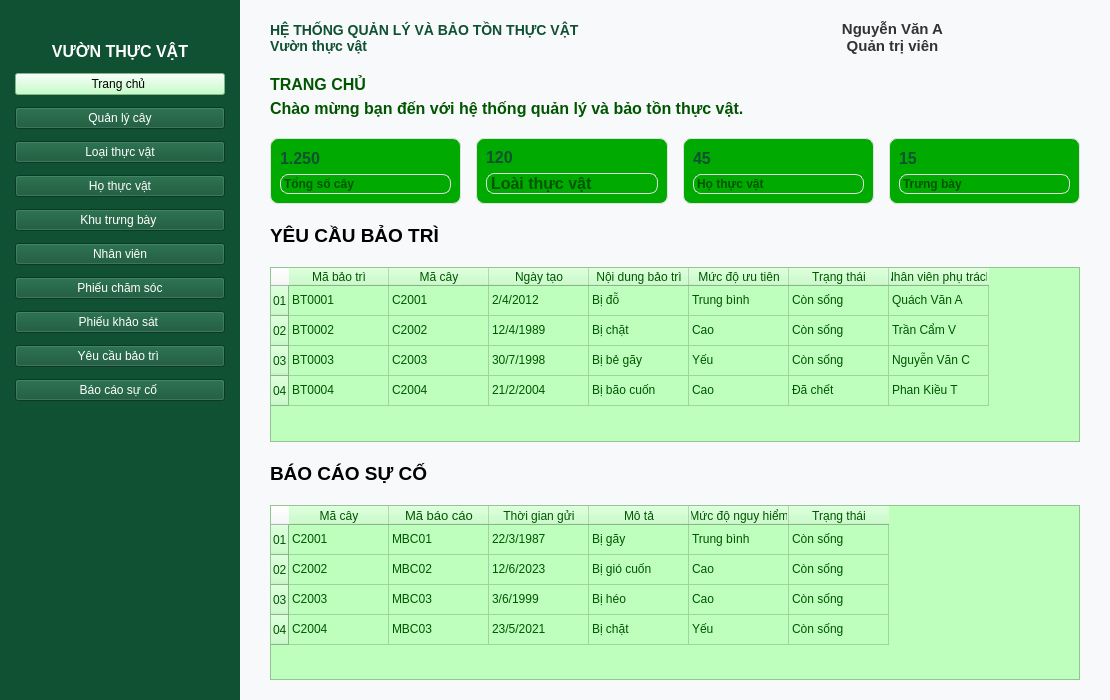
<?xml version="1.0" encoding="UTF-8"?>
<ui version="4.0">
 <class>MainWindow</class>
 <widget class="QMainWindow" name="MainWindow">
  <property name="geometry">
   <rect>
    <x>0</x>
    <y>0</y>
    <width>1110</width>
    <height>700</height>
   </rect>
  </property>
  <property name="windowTitle">
   <string>Hệ Thống Quản Lý Và Bảo Tồn Thực Vật</string>
  </property>
  <property name="styleSheet">
   <string notr="true">background-color: #F8F9FA; font-family: 'Segoe UI', Arial, sans-serif;</string>
  </property>
  <widget class="QWidget" name="centralwidget">
   <layout class="QHBoxLayout" name="mainLayout">
    <property name="spacing">
     <number>0</number>
    </property>
    <property name="leftMargin">
     <number>0</number>
    </property>
    <property name="topMargin">
     <number>0</number>
    </property>
    <property name="rightMargin">
     <number>0</number>
    </property>
    <property name="bottomMargin">
     <number>0</number>
    </property>
    <item>
     <widget class="QWidget" name="sidebar" native="true">
      <property name="minimumSize">
       <size>
        <width>240</width>
        <height>0</height>
       </size>
      </property>
      <property name="maximumSize">
       <size>
        <width>240</width>
        <height>16777215</height>
       </size>
      </property>
      <property name="styleSheet">
       <string notr="true">background-color: #0F5132; color: white;</string>
      </property>
      <layout class="QVBoxLayout" name="sidebarLayout" stretch="0,0,0,0,0,0,0,0,0,0,0,0,1">
       <property name="spacing">
        <number>12</number>
       </property>
       <property name="leftMargin">
        <number>15</number>
       </property>
       <property name="topMargin">
        <number>30</number>
       </property>
       <property name="rightMargin">
        <number>15</number>
       </property>
       <property name="bottomMargin">
        <number>30</number>
       </property>
       <item>
        <widget class="QFrame" name="frame">
         <property name="frameShape">
          <enum>QFrame::StyledPanel</enum>
         </property>
         <property name="frameShadow">
          <enum>QFrame::Raised</enum>
         </property>
        </widget>
       </item>
       <item>
        <widget class="QLabel" name="logoLabel">
         <property name="font">
          <font>
           <family>MS Shell Dlg 2</family>
           <pointsize>12</pointsize>
           <weight>75</weight>
           <italic>false</italic>
           <bold>true</bold>
          </font>
         </property>
         <property name="styleSheet">
          <string notr="true">color: rgb(255, 255, 255);
font: 12pt &quot;MS Shell Dlg 2&quot;;
font-weight: bold;</string>
         </property>
         <property name="text">
          <string>VƯỜN THỰC VẬT</string>
         </property>
         <property name="alignment">
          <set>Qt::AlignCenter</set>
         </property>
        </widget>
       </item>
       <item>
        <widget class="QPushButton" name="pushButton_10">
         <property name="styleSheet">
          <string notr="true">font: 11pt &quot;MS Shell Dlg 2&quot;;
color: rgb(0, 0, 0);
background-color: rgb(181, 255, 186);</string>
         </property>
         <property name="text">
          <string>Trang chủ </string>
         </property>
        </widget>
       </item>
       <item>
        <widget class="QPushButton" name="pushButton_2">
         <property name="styleSheet">
          <string notr="true">font: 11pt &quot;MS Shell Dlg 2&quot;;</string>
         </property>
         <property name="text">
          <string>Quản lý cây</string>
         </property>
        </widget>
       </item>
       <item>
        <widget class="QPushButton" name="pushButton_3">
         <property name="styleSheet">
          <string notr="true">font: 11pt &quot;MS Shell Dlg 2&quot;;</string>
         </property>
         <property name="text">
          <string>Loại thực vật</string>
         </property>
        </widget>
       </item>
       <item>
        <widget class="QPushButton" name="pushButton_4">
         <property name="styleSheet">
          <string notr="true">font: 11pt &quot;MS Shell Dlg 2&quot;;</string>
         </property>
         <property name="text">
          <string>Họ thực vật</string>
         </property>
        </widget>
       </item>
       <item>
        <widget class="QPushButton" name="pushButton_5">
         <property name="styleSheet">
          <string notr="true">font: 11pt &quot;MS Shell Dlg 2&quot;;</string>
         </property>
         <property name="text">
          <string>Khu trưng bày </string>
         </property>
        </widget>
       </item>
       <item>
        <widget class="QPushButton" name="pushButton_6">
         <property name="styleSheet">
          <string notr="true">font: 11pt &quot;MS Shell Dlg 2&quot;;</string>
         </property>
         <property name="text">
          <string>Nhân viên</string>
         </property>
        </widget>
       </item>
       <item>
        <widget class="QPushButton" name="pushButton">
         <property name="styleSheet">
          <string notr="true">font: 11pt &quot;MS Shell Dlg 2&quot;;</string>
         </property>
         <property name="text">
          <string>Phiếu chăm sóc</string>
         </property>
        </widget>
       </item>
       <item>
        <widget class="QPushButton" name="pushButton_7">
         <property name="styleSheet">
          <string notr="true">font: 11pt &quot;MS Shell Dlg 2&quot;;</string>
         </property>
         <property name="text">
          <string>Phiếu khảo sát </string>
         </property>
        </widget>
       </item>
       <item>
        <widget class="QPushButton" name="pushButton_8">
         <property name="styleSheet">
          <string notr="true">font: 11pt &quot;MS Shell Dlg 2&quot;;</string>
         </property>
         <property name="text">
          <string>Yêu cầu bảo trì </string>
         </property>
        </widget>
       </item>
       <item>
        <widget class="QPushButton" name="pushButton_9">
         <property name="styleSheet">
          <string notr="true">font: 11pt &quot;MS Shell Dlg 2&quot;;</string>
         </property>
         <property name="text">
          <string>Báo cáo sự cố </string>
         </property>
        </widget>
       </item>
       <item>
        <spacer name="sidebarSpacer">
         <property name="orientation">
          <enum>Qt::Vertical</enum>
         </property>
         <property name="sizeHint" stdset="0">
          <size>
           <width>20</width>
           <height>40</height>
          </size>
         </property>
        </spacer>
       </item>
      </layout>
     </widget>
    </item>
    <item>
     <widget class="QWidget" name="contentArea" native="true">
      <property name="styleSheet">
       <string notr="true">border-image: url(:/images/ui/images/ảnh cỏ.png);</string>
      </property>
      <layout class="QVBoxLayout" name="contentLayout">
       <property name="spacing">
        <number>20</number>
       </property>
       <property name="leftMargin">
        <number>30</number>
       </property>
       <property name="topMargin">
        <number>20</number>
       </property>
       <property name="rightMargin">
        <number>30</number>
       </property>
       <property name="bottomMargin">
        <number>20</number>
       </property>
       <item>
        <layout class="QHBoxLayout" name="headerLayout" stretch="1,0,1">
         <item>
          <widget class="QLabel" name="headerTitle">
           <property name="font">
            <font>
             <family>MS Shell Dlg 2</family>
             <pointsize>12</pointsize>
             <weight>75</weight>
             <italic>false</italic>
             <bold>true</bold>
            </font>
           </property>
           <property name="styleSheet">
            <string notr="true">color: #0F5132; ; font-size: 14px;
font: 12pt &quot;MS Shell Dlg 2&quot;;

font-weight: bold;</string>
           </property>
           <property name="text">
            <string>HỆ THỐNG QUẢN LÝ VÀ BẢO TỒN THỰC VẬT
Vườn thực vật</string>
           </property>
          </widget>
         </item>
         <item>
          <spacer name="headerSpacer">
           <property name="orientation">
            <enum>Qt::Horizontal</enum>
           </property>
           <property name="sizeHint" stdset="0">
            <size>
             <width>40</width>
             <height>20</height>
            </size>
           </property>
          </spacer>
         </item>
         <item>
          <widget class="QLabel" name="userInfo">
           <property name="font">
            <font>
             <family>MS Shell Dlg 2</family>
             <pointsize>11</pointsize>
             <weight>75</weight>
             <italic>false</italic>
             <bold>true</bold>
            </font>
           </property>
           <property name="toolTip">
            <string>&lt;html&gt;&lt;head/&gt;&lt;body&gt;&lt;p&gt;&lt;span style=&quot; font-size:12pt; font-weight:600;&quot;&gt;Nguyễn Văn A&lt;/span&gt;&lt;/p&gt;&lt;/body&gt;&lt;/html&gt;</string>
           </property>
           <property name="styleSheet">
            <string notr="true">

border-image: url(:/images/ui/images/frame_right(2).jpg);

 color: #333333; 
font: 11pt &quot;MS Shell Dlg 2&quot;;
font-weight: bold;


</string>
           </property>
           <property name="text">
            <string>Nguyễn Văn A
Quản trị viên</string>
           </property>
           <property name="alignment">
            <set>Qt::AlignCenter</set>
           </property>
          </widget>
         </item>
        </layout>
       </item>
       <item>
        <layout class="QVBoxLayout" name="welcomeLayout">
         <property name="spacing">
          <number>5</number>
         </property>
         <item>
          <widget class="QLabel" name="pageTitle">
           <property name="font">
            <font>
             <family>MS Shell Dlg 2</family>
             <pointsize>12</pointsize>
             <weight>75</weight>
             <italic>false</italic>
             <bold>true</bold>
            </font>
           </property>
           <property name="styleSheet">
            <string notr="true">color: rgb(0, 85, 0);
font: 12pt &quot;MS Shell Dlg 2&quot;;
font-weight: bold</string>
           </property>
           <property name="text">
            <string>TRANG CHỦ</string>
           </property>
          </widget>
         </item>
         <item>
          <widget class="QLabel" name="welcomeText">
           <property name="font">
            <font>
             <family>MS Shell Dlg 2</family>
             <pointsize>12</pointsize>
             <weight>75</weight>
             <italic>false</italic>
             <bold>true</bold>
            </font>
           </property>
           <property name="styleSheet">
            <string notr="true">color: rgb(0, 85, 0);
font: 12pt &quot;MS Shell Dlg 2&quot;;

font-weight: bold;</string>
           </property>
           <property name="text">
            <string>Chào mừng bạn đến với hệ thống quản lý và bảo tồn thực vật.</string>
           </property>
          </widget>
         </item>
        </layout>
       </item>
       <item>
        <layout class="QHBoxLayout" name="cardsLayout">
         <property name="spacing">
          <number>15</number>
         </property>
         <item>
          <widget class="QFrame" name="card1">
           <property name="styleSheet">
            <string notr="true">background-color: white; border-radius: 8px; border: 1px solid #E0E0E0;
background-color: rgb(0, 170, 0);</string>
           </property>
           <layout class="QVBoxLayout" name="cardLayout1">
            <item>
             <widget class="QLabel" name="val1">
              <property name="font">
               <font>
                <family>MS Shell Dlg 2</family>
                <pointsize>12</pointsize>
                <weight>75</weight>
                <italic>false</italic>
                <bold>true</bold>
               </font>
              </property>
              <property name="styleSheet">
               <string notr="true">color: #0F5132; border: none;
font: 12pt &quot;MS Shell Dlg 2&quot;;
font-weight: bold;</string>
              </property>
              <property name="text">
               <string>1.250</string>
              </property>
             </widget>
            </item>
            <item>
             <widget class="QLabel" name="lbl1">
              <property name="styleSheet">
               <string notr="true">font: 12pt &quot;MS Shell Dlg 2&quot;;
color: rgb(0, 85, 0);
font-weight: bold;</string>
              </property>
              <property name="text">
               <string>Tổng số cây</string>
              </property>
             </widget>
            </item>
           </layout>
          </widget>
         </item>
         <item>
          <widget class="QFrame" name="card2">
           <property name="styleSheet">
            <string notr="true">background-color: white; border-radius: 8px; border: 1px solid #E0E0E0;
background-color: rgb(0, 170, 0);</string>
           </property>
           <layout class="QVBoxLayout" name="cardLayout2">
            <item>
             <widget class="QLabel" name="val2">
              <property name="font">
               <font>
                <family>MS Shell Dlg 2</family>
                <pointsize>12</pointsize>
                <weight>75</weight>
                <italic>false</italic>
                <bold>true</bold>
               </font>
              </property>
              <property name="styleSheet">
               <string notr="true">color: #0F5132; border: none;
font: 12pt &quot;MS Shell Dlg 2&quot;;
font-weight: bold;</string>
              </property>
              <property name="text">
               <string>120</string>
              </property>
             </widget>
            </item>
            <item>
             <widget class="QLabel" name="lbl2">
              <property name="font">
               <font>
                <family>MS Shell Dlg 2</family>
                <pointsize>12</pointsize>
                <weight>75</weight>
                <italic>false</italic>
                <bold>true</bold>
               </font>
              </property>
              <property name="styleSheet">
               <string notr="true">font: 12pt &quot;MS Shell Dlg 2&quot;;
color: rgb(0, 85, 0);
font-weight: bold;
</string>
              </property>
              <property name="text">
               <string>Loài thực vật</string>
              </property>
             </widget>
            </item>
           </layout>
          </widget>
         </item>
         <item>
          <widget class="QFrame" name="card3">
           <property name="styleSheet">
            <string notr="true">background-color: white; border-radius: 8px; border: 1px solid #E0E0E0;
background-color: rgb(0, 170, 0);</string>
           </property>
           <layout class="QVBoxLayout" name="cardLayout3">
            <item>
             <widget class="QLabel" name="val3">
              <property name="font">
               <font>
                <family>MS Shell Dlg 2</family>
                <pointsize>12</pointsize>
                <weight>75</weight>
                <italic>false</italic>
                <bold>true</bold>
               </font>
              </property>
              <property name="styleSheet">
               <string notr="true">color: #0F5132; border: none;
font: 12pt &quot;MS Shell Dlg 2&quot;;
font-weight: bold;</string>
              </property>
              <property name="text">
               <string>45</string>
              </property>
             </widget>
            </item>
            <item>
             <widget class="QLabel" name="lbl3">
              <property name="styleSheet">
               <string notr="true">font: 12pt &quot;MS Shell Dlg 2&quot;;
color: rgb(0, 85, 0);
font-weight: bold;</string>
              </property>
              <property name="text">
               <string>Họ thực vật</string>
              </property>
             </widget>
            </item>
           </layout>
          </widget>
         </item>
         <item>
          <widget class="QFrame" name="card4">
           <property name="styleSheet">
            <string notr="true">background-color: white; border-radius: 8px; border: 1px solid #E0E0E0;
background-color: rgb(0, 170, 0);</string>
           </property>
           <layout class="QVBoxLayout" name="cardLayout4">
            <item>
             <widget class="QLabel" name="val4">
              <property name="font">
               <font>
                <family>MS Shell Dlg 2</family>
                <pointsize>12</pointsize>
                <weight>75</weight>
                <italic>false</italic>
                <bold>true</bold>
               </font>
              </property>
              <property name="styleSheet">
               <string notr="true">color: #0F5132; border: none;
font: 12pt &quot;MS Shell Dlg 2&quot;;
font-weight: bold;</string>
              </property>
              <property name="text">
               <string>15</string>
              </property>
             </widget>
            </item>
            <item>
             <widget class="QLabel" name="lbl4">
              <property name="styleSheet">
               <string notr="true">font: 12pt &quot;MS Shell Dlg 2&quot;;
color: rgb(0, 85, 0);
font-weight: bold;</string>
              </property>
              <property name="text">
               <string>Trưng bày</string>
              </property>
             </widget>
            </item>
           </layout>
          </widget>
         </item>
        </layout>
       </item>
       <item>
        <widget class="QLabel" name="titleTable1">
         <property name="font">
          <font>
           <family>MS Shell Dlg 2</family>
           <pointsize>14</pointsize>
           <weight>75</weight>
           <italic>false</italic>
           <bold>true</bold>
          </font>
         </property>
         <property name="styleSheet">
          <string notr="true">font: 14pt &quot;MS Shell Dlg 2&quot;;
font-weight: bold;</string>
         </property>
         <property name="text">
          <string>YÊU CẦU BẢO TRÌ</string>
         </property>
        </widget>
       </item>
       <item>
        <widget class="QTableWidget" name="table_maintenance">
         <property name="styleSheet">
          <string notr="true">background-color: rgb(190, 255, 190);
font: 10pt &quot;MS Shell Dlg 2&quot;;
color: rgb(0, 85, 0);</string>
         </property>
         <row>
          <property name="text">
           <string>01</string>
          </property>
         </row>
         <row>
          <property name="text">
           <string>02</string>
          </property>
         </row>
         <row>
          <property name="text">
           <string>03</string>
          </property>
         </row>
         <row>
          <property name="text">
           <string>04</string>
          </property>
         </row>
         <column>
          <property name="text">
           <string>Mã bảo trì</string>
          </property>
         </column>
         <column>
          <property name="text">
           <string>Mã cây</string>
          </property>
         </column>
         <column>
          <property name="text">
           <string>Ngày tạo</string>
          </property>
         </column>
         <column>
          <property name="text">
           <string>Nội dung bảo trì</string>
          </property>
         </column>
         <column>
          <property name="text">
           <string>Mức độ ưu tiên</string>
          </property>
         </column>
         <column>
          <property name="text">
           <string>Trạng thái</string>
          </property>
         </column>
         <column>
          <property name="text">
           <string>Nhân viên phụ trách</string>
          </property>
         </column>
         <item row="0" column="0">
          <property name="text">
           <string>BT0001 </string>
          </property>
         </item>
         <item row="0" column="1">
          <property name="text">
           <string>C2001</string>
          </property>
         </item>
         <item row="0" column="2">
          <property name="text">
           <string>2/4/2012</string>
          </property>
         </item>
         <item row="0" column="3">
          <property name="text">
           <string>Bị đỗ</string>
          </property>
         </item>
         <item row="0" column="4">
          <property name="text">
           <string>Trung bình</string>
          </property>
         </item>
         <item row="0" column="5">
          <property name="text">
           <string>Còn sống</string>
          </property>
         </item>
         <item row="0" column="6">
          <property name="text">
           <string>Quách Văn A</string>
          </property>
         </item>
         <item row="1" column="0">
          <property name="text">
           <string>BT0002</string>
          </property>
         </item>
         <item row="1" column="1">
          <property name="text">
           <string>C2002</string>
          </property>
         </item>
         <item row="1" column="2">
          <property name="text">
           <string>12/4/1989</string>
          </property>
         </item>
         <item row="1" column="3">
          <property name="text">
           <string>Bị chặt </string>
          </property>
         </item>
         <item row="1" column="4">
          <property name="text">
           <string>Cao</string>
          </property>
         </item>
         <item row="1" column="5">
          <property name="text">
           <string>Còn sống</string>
          </property>
         </item>
         <item row="1" column="6">
          <property name="text">
           <string>Trần Cẩm V</string>
          </property>
         </item>
         <item row="2" column="0">
          <property name="text">
           <string>BT0003</string>
          </property>
         </item>
         <item row="2" column="1">
          <property name="text">
           <string>C2003</string>
          </property>
         </item>
         <item row="2" column="2">
          <property name="text">
           <string>30/7/1998</string>
          </property>
         </item>
         <item row="2" column="3">
          <property name="text">
           <string>Bị bẻ gãy </string>
          </property>
         </item>
         <item row="2" column="4">
          <property name="text">
           <string>Yếu</string>
          </property>
         </item>
         <item row="2" column="5">
          <property name="text">
           <string>Còn sống</string>
          </property>
         </item>
         <item row="2" column="6">
          <property name="text">
           <string>Nguyễn Văn C </string>
          </property>
         </item>
         <item row="3" column="0">
          <property name="text">
           <string>BT0004</string>
          </property>
         </item>
         <item row="3" column="1">
          <property name="text">
           <string>C2004</string>
          </property>
         </item>
         <item row="3" column="2">
          <property name="text">
           <string>21/2/2004</string>
          </property>
         </item>
         <item row="3" column="3">
          <property name="text">
           <string>Bị bão cuốn </string>
          </property>
         </item>
         <item row="3" column="4">
          <property name="text">
           <string>Cao</string>
          </property>
         </item>
         <item row="3" column="5">
          <property name="text">
           <string>Đã chết  </string>
          </property>
         </item>
         <item row="3" column="6">
          <property name="text">
           <string>Phan Kiều T </string>
          </property>
         </item>
        </widget>
       </item>
       <item>
        <widget class="QLabel" name="titleTable2">
         <property name="font">
          <font>
           <family>MS Shell Dlg 2</family>
           <pointsize>14</pointsize>
           <weight>75</weight>
           <italic>false</italic>
           <bold>true</bold>
          </font>
         </property>
         <property name="styleSheet">
          <string notr="true">font: 14pt &quot;MS Shell Dlg 2&quot;;
font-weight: bold;</string>
         </property>
         <property name="text">
          <string>BÁO CÁO SỰ CỐ</string>
         </property>
        </widget>
       </item>
       <item>
        <widget class="QTableWidget" name="table_incidents">
         <property name="layoutDirection">
          <enum>Qt::LeftToRight</enum>
         </property>
         <property name="styleSheet">
          <string notr="true">background-color: rgb(190, 255, 190);
font: 10pt &quot;MS Shell Dlg 2&quot;;
color: rgb(0, 85, 0);
</string>
         </property>
         <row>
          <property name="text">
           <string>01</string>
          </property>
         </row>
         <row>
          <property name="text">
           <string>02</string>
          </property>
         </row>
         <row>
          <property name="text">
           <string>03</string>
          </property>
         </row>
         <row>
          <property name="text">
           <string>04</string>
          </property>
         </row>
         <column>
          <property name="text">
           <string>Mã cây</string>
          </property>
         </column>
         <column>
          <property name="text">
           <string>Mã báo cáo</string>
          </property>
          <property name="font">
           <font>
            <pointsize>10</pointsize>
           </font>
          </property>
         </column>
         <column>
          <property name="text">
           <string>Thời gian gửi</string>
          </property>
         </column>
         <column>
          <property name="text">
           <string>Mô tả</string>
          </property>
         </column>
         <column>
          <property name="text">
           <string>Mức độ nguy hiểm</string>
          </property>
         </column>
         <column>
          <property name="text">
           <string>Trạng thái</string>
          </property>
         </column>
         <item row="0" column="0">
          <property name="text">
           <string>C2001 </string>
          </property>
         </item>
         <item row="0" column="1">
          <property name="text">
           <string>MBC01</string>
          </property>
         </item>
         <item row="0" column="2">
          <property name="text">
           <string>22/3/1987</string>
          </property>
         </item>
         <item row="0" column="3">
          <property name="text">
           <string>Bị gãy </string>
          </property>
         </item>
         <item row="0" column="4">
          <property name="text">
           <string>Trung bình</string>
          </property>
         </item>
         <item row="0" column="5">
          <property name="text">
           <string>Còn sống</string>
          </property>
         </item>
         <item row="1" column="0">
          <property name="text">
           <string>C2002</string>
          </property>
         </item>
         <item row="1" column="1">
          <property name="text">
           <string>MBC02</string>
          </property>
         </item>
         <item row="1" column="2">
          <property name="text">
           <string>12/6/2023</string>
          </property>
         </item>
         <item row="1" column="3">
          <property name="text">
           <string>Bị gió cuốn</string>
          </property>
         </item>
         <item row="1" column="4">
          <property name="text">
           <string>Cao</string>
          </property>
         </item>
         <item row="1" column="5">
          <property name="text">
           <string>Còn sống</string>
          </property>
         </item>
         <item row="2" column="0">
          <property name="text">
           <string>C2003</string>
          </property>
         </item>
         <item row="2" column="1">
          <property name="text">
           <string>MBC03</string>
          </property>
         </item>
         <item row="2" column="2">
          <property name="text">
           <string>3/6/1999</string>
          </property>
         </item>
         <item row="2" column="3">
          <property name="text">
           <string>Bị héo</string>
          </property>
         </item>
         <item row="2" column="4">
          <property name="text">
           <string>Cao</string>
          </property>
         </item>
         <item row="2" column="5">
          <property name="text">
           <string>Còn sống</string>
          </property>
         </item>
         <item row="3" column="0">
          <property name="text">
           <string>C2004</string>
          </property>
         </item>
         <item row="3" column="1">
          <property name="text">
           <string>MBC03</string>
          </property>
         </item>
         <item row="3" column="2">
          <property name="text">
           <string>23/5/2021</string>
          </property>
         </item>
         <item row="3" column="3">
          <property name="text">
           <string>Bị chặt</string>
          </property>
         </item>
         <item row="3" column="4">
          <property name="text">
           <string>Yếu</string>
          </property>
         </item>
         <item row="3" column="5">
          <property name="text">
           <string>Còn sống </string>
          </property>
         </item>
        </widget>
       </item>
      </layout>
     </widget>
    </item>
   </layout>
  </widget>
 </widget>
 <resources/>
 <connections/>
</ui>
